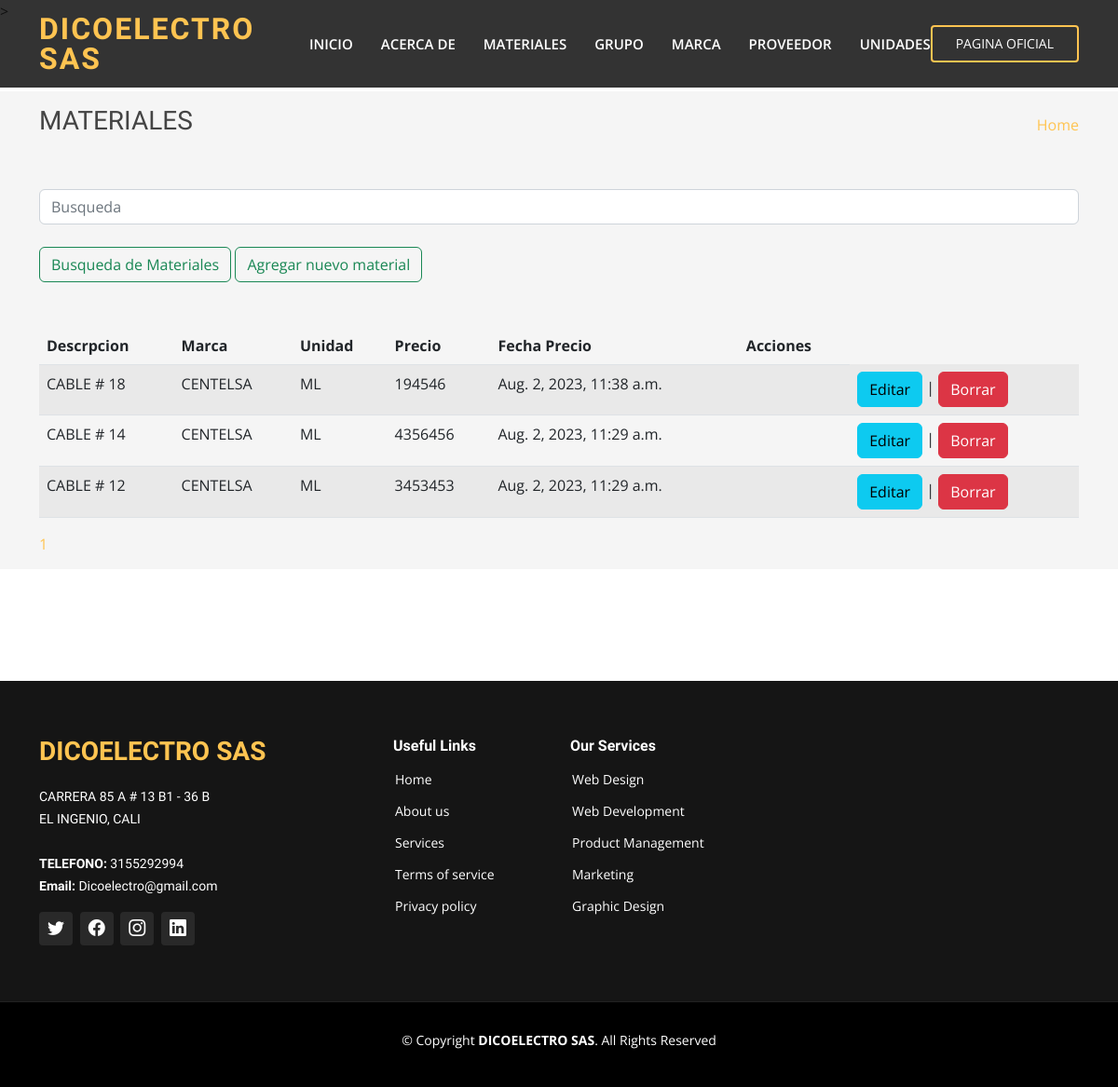
Page /listar-materiales/ on the committed database.
### webapp/models.py (models this page shows, shortened)
class Materiales(models.Model):
    descripcion = models.CharField(max_length=150, unique=True)
    precio = models.IntegerField()
    fecha_precio = models.DateTimeField(auto_now=True)
    grupo = models.ForeignKey(Grupo, on_delete=models.PROTECT)
    marca = models.ForeignKey(Marca, on_delete=models.PROTECT)
    proveedor = models.ForeignKey(Proveedor, on_delete=models.PROTECT)
    unidad = models.ForeignKey(Unidad, on_delete=models.PROTECT)
    class Meta:
        verbose_name_plural = "materiales"

class Marca(models.Model):
    nombre = models.CharField(max_length=150,  unique=True)

class Unidad(models.Model):
    unidad = models.CharField(max_length=30, unique=True)
    def __str__(self):
        return f"{self.unidad}"

### webapp/views.py (the view)
# urls.py: path("listar-materiales/", views.materiales, name="listar-materiales"),
def materiales(request):
    search_post = request.GET.get('search')
    print(search_post)
    if search_post:
        materiales_totales = Materiales.objects.filter(Q(descripcion__icontains=search_post))
        paginator = Paginator(materiales_totales, 15)
        page = request.GET.get('page')
        paginas = paginator.get_page(page)
    else:
        materiales_totales = Materiales.objects.all().order_by("-fecha_precio")
        paginator = Paginator(materiales_totales,15)
        page = request.GET.get('page')
        paginas = paginator.get_page(page)
        paginas.adjusted_elided_pages = paginator.get_elided_page_range(page)
    return render(request, "materiales/listar.html", {
        "paginas": paginas,
    })

### webapp/templates/materiales/listar.html (shortened to what this page needs)
{% extends "webapp/base.html" %}
{% load static %}
{% block content %}
    <section class="breadcrumbs">
      <div class="container">
        <div class="d-flex justify-content-between align-items-center">
          <h2>MATERIALES</h2>
          <ol>
            <li><a href="{% url 'inicio' %}">Home</a></li>
          </ol>
        </div>
      <br/>
      <br/>
        <div class="container2">
          <form class="form-inline my-2 my-lg-0" action="{% url "listar-materiales" %}">
            <input class="form-control mr-sm-2" type="search" placeholder="Busqueda" aria-label="Search" name ="search">
            <br/>
            <button class="btn btn-outline-success my-2 my-sm-0" type="submit">Busqueda de Materiales</button>
            <a name="" id="" class="btn btn-outline-success my-2 my-sm-0" href="{% url 'crear-material' %}" role="button">Agregar nuevo material</a>
          </form>
        </div>
        <br/>
        <br/>
        <table class="table table-striped">
          <thead>
            <tr>
              <th scope="col">Descrpcion</th>
              <th scope="col">Marca</th>
              <th scope="col">Unidad</th>
              <th scope="col">Precio</th>
              <th scope="col">Fecha Precio</th>
              <th scope="col">Acciones</th>
            </tr>
          </thead>
          <tbody>
            {% for item in paginas.object_list %}
            <tr>
              <td>{{ item.descripcion }}</td>
              <td>{{ item.marca.nombre }}</td>
              <td>{{ item.unidad }}</td>
              <td>{{ item.precio }}</td>
              <td>{{ item.fecha_precio }}</td>
              <td><td> <a name="" id="" class="btn btn-info" href="{% url 'editar-material' item.id %}" role="button">Editar</a>   | <a name="" id="" class="btn btn-danger" href="{% url 'eliminar' item.id %}" role="button">Borrar</a></td>
            </tr>
            {% endfor %}
          </tbody>
        </table>
        <div>
          {% block pagination %}
          {% for page_number in paginas.paginator.get_elided_page_range %}
              {% if page_number == paginas.paginator.ELLIPSIS %}
                  {{page_number}}
              {% else %}
                  <a
                      href="{% url 'listar-materiales' %}?page={{page_number}}"
                      class="{% if page_number == page_obj.number %}current{% endif %}"
                  >
                      {{page_number}}
                  </a>
              {% endif %}
          {% endfor %}
          {% endblock %}
        </div>
      </div>
    </section>
    <section class="inner-page">
    </section>
  {% endblock %}

### webapp/static/webapp/style.css (style rules this page uses)
body { font-family: "Open Sans", sans-serif; color: #444444; }
a { color: #ffc451; text-decoration: none; }
h1, h2, h3, h4, h5, h6 { font-family: "Raleway", sans-serif; }
section { padding: 60px 0; overflow: hidden; }
.breadcrumbs { padding: 15px 0; background: whitesmoke; min-height: 40px; margin-top: 74px; }
.breadcrumbs h2 { font-size: 28px; font-weight: 400; }
.breadcrumbs ol { display: flex; flex-wrap: wrap; list-style: none; padding: 0; margin: 0; }

### rows in the picture
Materiales: descripcion "CABLE # 18", marca.nombre "CENTELSA", unidad "ML", precio "194546", fecha_precio "Aug. 2, 2023, 11:38 a.m."
Materiales: descripcion "CABLE # 14", marca.nombre "CENTELSA", unidad "ML", precio "4356456", fecha_precio "Aug. 2, 2023, 11:29 a.m."
Materiales: descripcion "CABLE # 12", marca.nombre "CENTELSA", unidad "ML", precio "3453453", fecha_precio "Aug. 2, 2023, 11:29 a.m."

### other values in the picture
{{ page_number }} "1"
